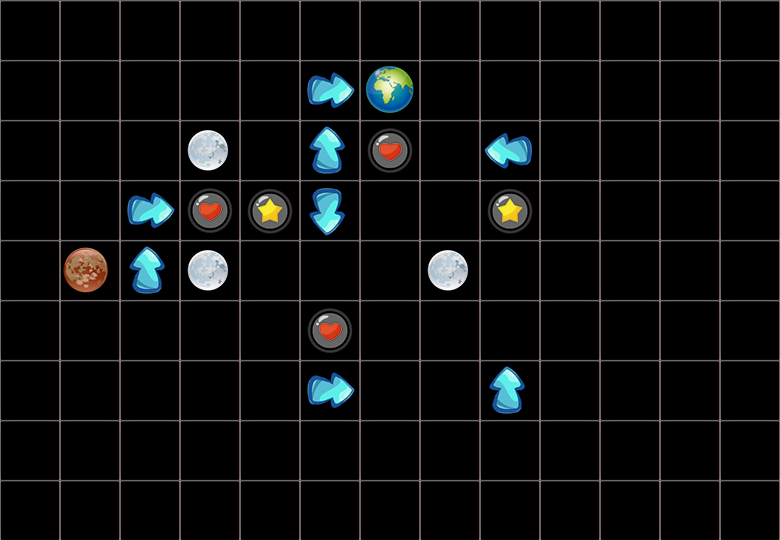

A level layout from a 2D game, rendered from its tile map. Below: a short description, then the map file with tile-grid data replaced by summaries:
An orthogonal 13x9 tile map with 60x60 px tiles, 2 tile layers (background, items).

<map version="1.0" orientation="orthogonal" renderorder="right-down" width="13" height="9" tilewidth="60" tileheight="60" nextobjectid="1">
 <tileset firstgid="1" name="tileset" tilewidth="60" tileheight="60" tilecount="54" columns="9">
  <image source="tileset.png" width="540" height="360" />
 </tileset>
 <layer name="background" width="13" height="9">
  <data>[117 cells, 117 non-empty, 1 distinct tile ids]</data>
 </layer>
 <layer name="items" width="13" height="9">
  <data>[117 cells, 18 non-empty, 9 distinct tile ids]</data>
 </layer>
</map>
